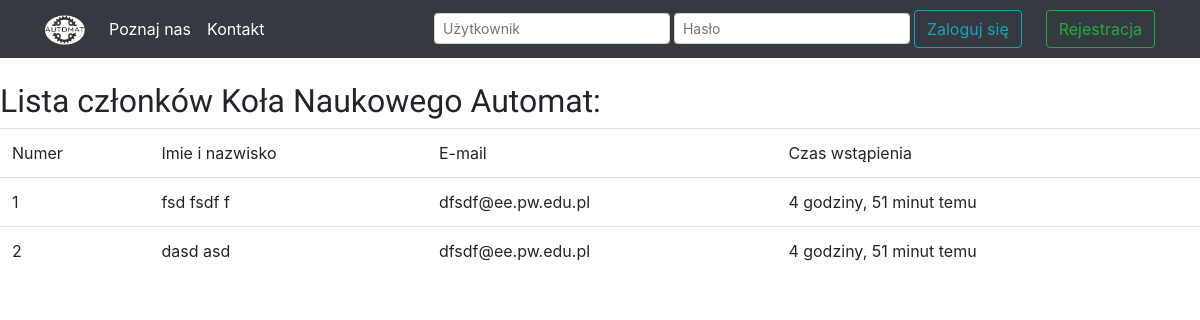
The app's page /rekrutacja/czlonkowie/, older data.
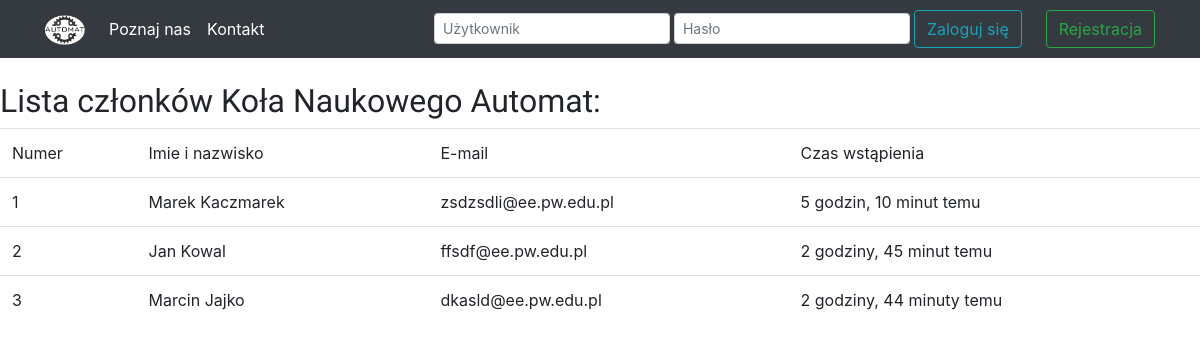
The same page, newer data.
### recrutation/models.py (models this page shows)
class Recruiter(models.Model):
    email = models.EmailField()
    full_name = models.CharField(max_length=120, null=False)
    timestamp = models.DateTimeField(auto_now_add=True, auto_now=False)
    updated = models.DateTimeField(auto_now_add=True, auto_now=False)
    status = models.CharField(max_length=1, choices=STATUS_CHOICES)
    presentation = models.CharField(max_length=360, null=False)
    def __str__(self):
        return self.email

### recrutation/views.py (the view)
# urls.py: path('czlonkowie/', members_view),
def members_view(request):
    context = {
        "queryset": Recruiter.objects.filter(status='a')
    }
    return render(request, 'members.html', context)

### templates/members.html
{%  extends "base.html" %}
{% load static %}
{% block content %}
<h2> Lista członków Koła Naukowego Automat:</h2>
<table class='table'>
<tr>
    <td>
        Numer
    </td>
    <td>
        Imie i nazwisko
    </td>
    <td>
        E-mail
    </td>
    <td>
        Czas wstąpienia
    </td>
</tr>
{% for instance in queryset %}
    <tr>
        <td>
            {{forloop.counter}}
        </td>
        <td>
            {{ instance.full_name }}
        </td>
        <td>
            {{ instance}}
        </td>
        <td>
            {{ instance.timestamp|timesince }} temu
        </td>
    </tr>
{% endfor %}
</table>
{% endblock %}

### templates/base.html (shortened to what this page needs)
{% load static %}
<!doctype html>
<html lang="pl">
  <head>
    {% include 'head_css.html' %}
  </head>
  <body>
    {% include 'navbar.html' %}
    {% block content %}{% endblock %}
  </body>
</html>

### templates/head_css.html (shortened to what this page needs)
{% load static %}
<link href="{% static 'css/bootstrap.css' %}" rel="stylesheet">
<link href="{% static 'css/custom.css' %}" rel="stylesheet">

### templates/navbar.html (shortened to what this page needs)
{% load static %}
{% if request.user.is_authenticated  or "/konta/login" in request.get_full_path%}
<nav class="navbar navb navbar-expand-sm navbar-dark bg-dark mb-4" >
{% else %}
<nav class="navbar navb navbar-expand-lg navbar-dark bg-dark mb-4" >
{% endif %}
    <div class="container">
        <a class="navbar-brand" href="{% url 'home' %}">
            <img src="{% static 'img/automat.png' %}" width="40" height="30" alt= "Logo"/>
        </a>
        <div class="collapse navbar-collapse" id="navbarCollapse">
            <ul class="navbar-nav mr-auto">
                <li class="nav-item active">
                    <a class="nav-link" href="/o-nas">Poznaj nas <span class="sr-only">(current)</span></a>
                </li>
                <li class="nav-item active">
                    <a class="nav-link" href="/kontakt/">Kontakt</a>
                </li>
            </ul>
            {% if request.user.is_authenticated %}
                <li><a class="btn btn-outline-info btn-sm" href="{% url 'logout' %}">Wyloguj mnie</a></li>
            {% else %}
                {% if not "/konta/login" in request.get_full_path%}
                    <form class="form-inline" action="{% url 'login' %}" method="post">
                        <div class="form-group" >
                            <input  class="form-control form-control-sm mr-1 ml-auto" name=username type="text"
                                    placeholder="Użytkownik" aria-label="Username">
                            <input class="form-control form-control-sm" name=password type="password"
                                   placeholder="Hasło" aria-label="Password">
                        </div>
                        <button class="btn btn btn-outline-info ml-1 mr-4" type="submit">Zaloguj się</button>
                    </form>
                {% endif %}
                <a class="btn btn-outline-success btn"
                   href="{% url 'django_registration_register' %}"
                   type="submit">Rejestracja
                </a>
            {% endif %}
        </div>
    </div>
</nav>

### static/css/custom.css (style rules this page uses)
body { min-height: 75rem; }
h1,h2,h3,h4,h5,h6 { font-family: 'Patrick Hand SC', cursive; }

Row changes from the older to the newer data that the page shows:
removed Recruiter: full_name "fsd fsdf f", email "dfsdf@ee.pw.edu.pl", timestamp "4 godziny, 51 minut"
removed Recruiter: full_name "dasd asd", email "dfsdf@ee.pw.edu.pl", timestamp "4 godziny, 51 minut"
now on this page (row edited): Recruiter: full_name "Marek Kaczmarek", email "zsdzsdli@ee.pw.edu.pl", timestamp "5 godzin, 10 minut"
added Recruiter: full_name "Jan Kowal", email "ffsdf@ee.pw.edu.pl", timestamp "2 godziny, 45 minut"
added Recruiter: full_name "Marcin Jajko", email "dkasld@ee.pw.edu.pl", timestamp "2 godziny, 44 minuty"
